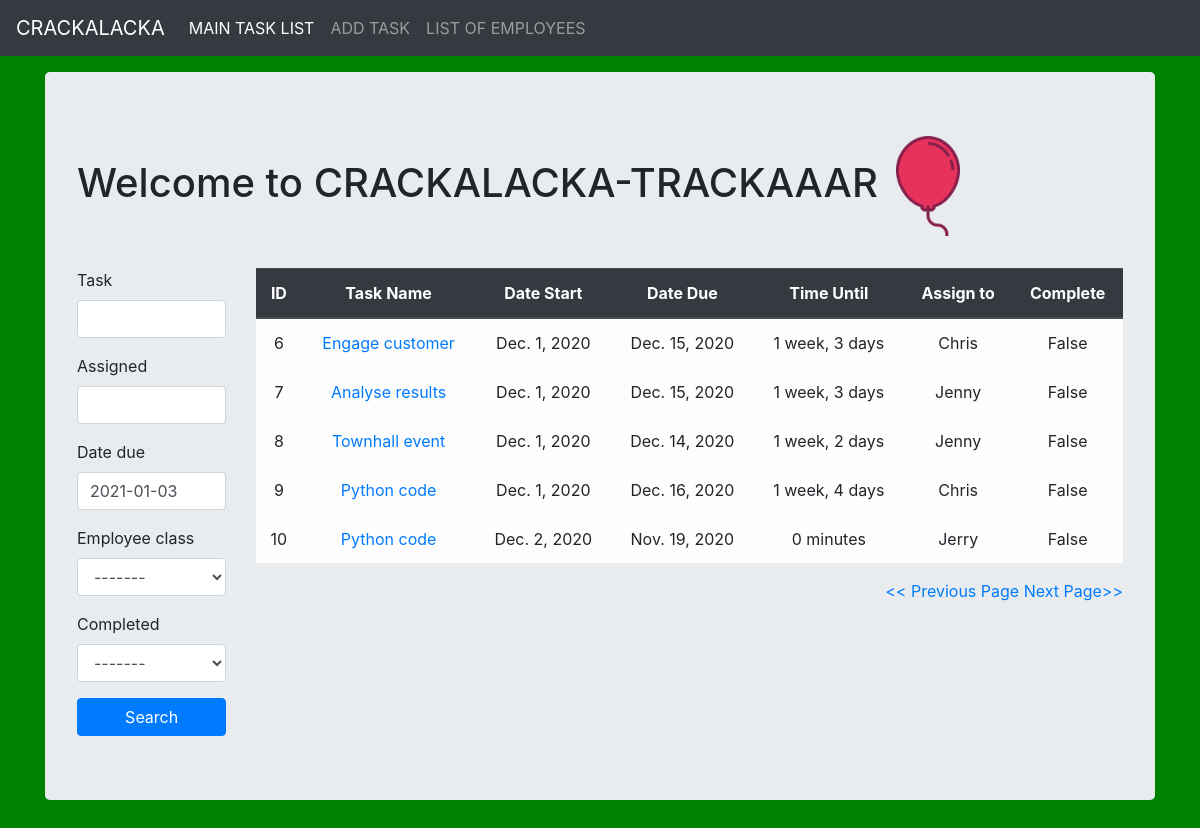
Screenshot of /?page=2 with the database file from the repository.
### tasktrackerApp/models.py (models this page shows, shortened)
class Task(models.Model):
    task_name = models.CharField(max_length=100, blank=False, null=False)
    task_description = models.TextField(blank=True, null=True)
    date_start = models.DateField(auto_now=False, auto_now_add=True)
    date_due = models.DateField(auto_now=False, auto_now_add=False, default=datetime.now()+timedelta(days=30), blank=True)
    assign_to = models.ForeignKey(Worker, db_column='name', on_delete=models.CASCADE)
    complete = models.BooleanField(default=False)

### tasktrackerApp/views.py (the view, shortened to what this page needs)
# urls.py: path('', views.index, name='index'),
def index(request):
    title = "Welcome to CRACKALACKA-TRACKAAAR"
    queryset = Task.objects.all().values('id', 'task_name', 'date_start', 'date_due', 'complete', 'assign_to', 'assign_to__name')
    form = TaskSearchForm
    p = Paginator(queryset.order_by('id'), 5)
    page_num = request.GET.get('page',1)
    try:
        page = p.page(page_num)
    except:
        page = p.page(1)
    context = {'title':title, 'form': form, 'page': page}
    return render(request, 'tasktrackerApp/index.html', context)

### templates/tasktrackerApp/index.html (shortened to what this page needs)
{% extends 'tasktrackerApp/base.html' %}
{% load static %}
{% load crispy_forms_tags %}
{% block bodyblock%}
<div class="jumbotron">
  <h1>{{title}}<img src="{% static 'img/balloon.png' %}" alt="Balloon PNG" width=100px></h1>
  <br>
  <div class="row">
    <div class="col-sm-2">
      <form class="" action="" method="POST">
        {{ form|crispy }}
        <input type="submit" class="btn btn-primary fullbutton" name="" value="Search">
      </form>
    </div>
    <div class="col-sm-10">
      <div class="container-sub">
        <table class='table'>
          <thead class="thead-dark">
            <tr>
              <th>ID</th>
              <th>Task Name</th>
              <th>Date Start</th>
              <th>Date Due</th>
              <th>Time Until</th>
              <th>Assign to</th>
              <th>Complete</th>
            </tr>
          </thead>
          {% for row in page %}
          <tr class="table-light">
            <td>{{ forloop.counter0|add:page.start_index }}</td>
            <td><a href="{% url 'tasktrackerApp:update_items' row.id %}">{{row.task_name}}</a></td>
            <td>{{row.date_start}}</td>
            <td>{{row.date_due}}</td>
            <td>{{row.date_due|timeuntil }}</td>
            <td>{{row.assign_to__name}}</td>
            <td>{{row.complete}}</td>
          </tr>
          {% endfor %}
        </table>
        <div class="paging" align='right'>
          {% if page.has_previous %}
            <a href="{% url 'tasktrackerApp:index' %}?page={{ page.previous_page_number }}"><< Previous Page</a>
          {% endif %}
          {% if page.has_next %}
            <a href="{% url 'tasktrackerApp:index' %}?page={{ page.next_page_number }}">Next Page>> </a>
          {% endif %}
        </div>
      </div>
    </div>
  </div>
</div>
<br>
{% endblock%}

### static/css/master.css (style rules this page uses)
body { background: green; }
.table { text-align: center; }
.fullbutton { width: 100%; }

### templates/tasktrackerApp/base.html (style rules this page uses)
body { min-height: 75rem; padding-top: 4.5rem; }

### rows the page displays
Task: task_name "Engage customer", date_start "Dec. 1, 2020", date_due "Dec. 15, 2020", date_due "1 week, 3 days", assign_to__name "Chris", complete "False"
Task: task_name "Analyse results", date_start "Dec. 1, 2020", date_due "Dec. 15, 2020", date_due "1 week, 3 days", assign_to__name "Jenny", complete "False"
Task: task_name "Townhall event", date_start "Dec. 1, 2020", date_due "Dec. 14, 2020", date_due "1 week, 2 days", assign_to__name "Jenny", complete "False"
Task: task_name "Python code", date_start "Dec. 1, 2020", date_due "Dec. 16, 2020", date_due "1 week, 4 days", assign_to__name "Chris", complete "False"
Task: task_name "Python code", date_start "Dec. 2, 2020", date_due "Nov. 19, 2020", date_due "0 minutes", assign_to__name "Jerry", complete "False"

### other values shown
{{ title }} "Welcome to CRACKALACKA-TRACKAAAR"
